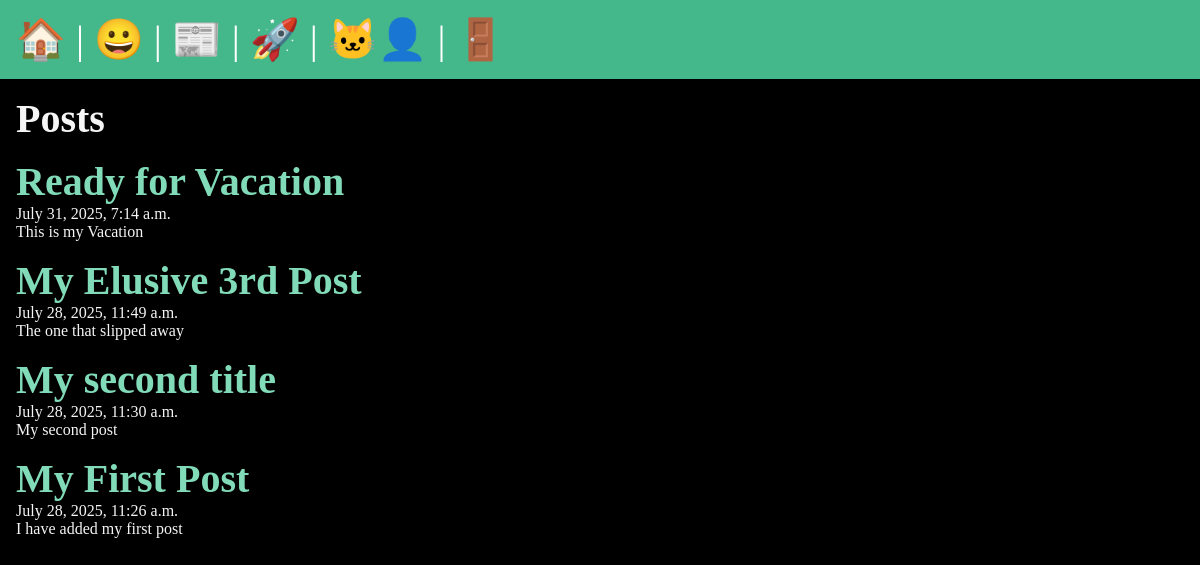
/posts/, run on the app's committed database.
### posts/models.py (models this page shows, shortened)
class Post(models.Model):
    title = models.CharField(max_length=75)
    body = models.TextField()
    slug = models.SlugField()
    date = models.DateTimeField(auto_now_add=True) # Automatically set the date when the post is created"
    banner = models.ImageField(default='fallback.png', blank=True)  # Image field for the banner

### posts/views.py (the view)
# urls.py: path('', views.posts_list, name='list'), # This is the URL for the posts list view
def posts_list(request):
    posts = Post.objects.all().order_by('-date')  # Fetch all posts from the database
    return render(request, 'posts/posts_list.html', {'posts': posts})

### posts/templates/posts/posts_list.html (shortened to what this page needs)
{% extends "layout.html" %}
{% block content %}
<section>
    <h1>Posts</h1>
{%for post in posts%}
<article class=post>
    <h2>
        <a href="{% url 'posts:page' slug=post.slug %}">
             {{post.title}}
        </a>
    </h2>
    <p>{{post.date}}</p>
    <p>{{post.body}}</p>
</article>
{% endfor %}
</section>
{% endblock %}

### data on the page
Post: title "Ready for Vacation", date "July 31, 2025, 7:14 a.m.", body "This is my Vacation"
Post: title "My Elusive 3rd Post", date "July 28, 2025, 11:49 a.m.", body "The one that slipped away"
Post: title "My second title", date "July 28, 2025, 11:30 a.m.", body "My second post"
Post: title "My First Post", date "July 28, 2025, 11:26 a.m.", body "I have added my first post"
